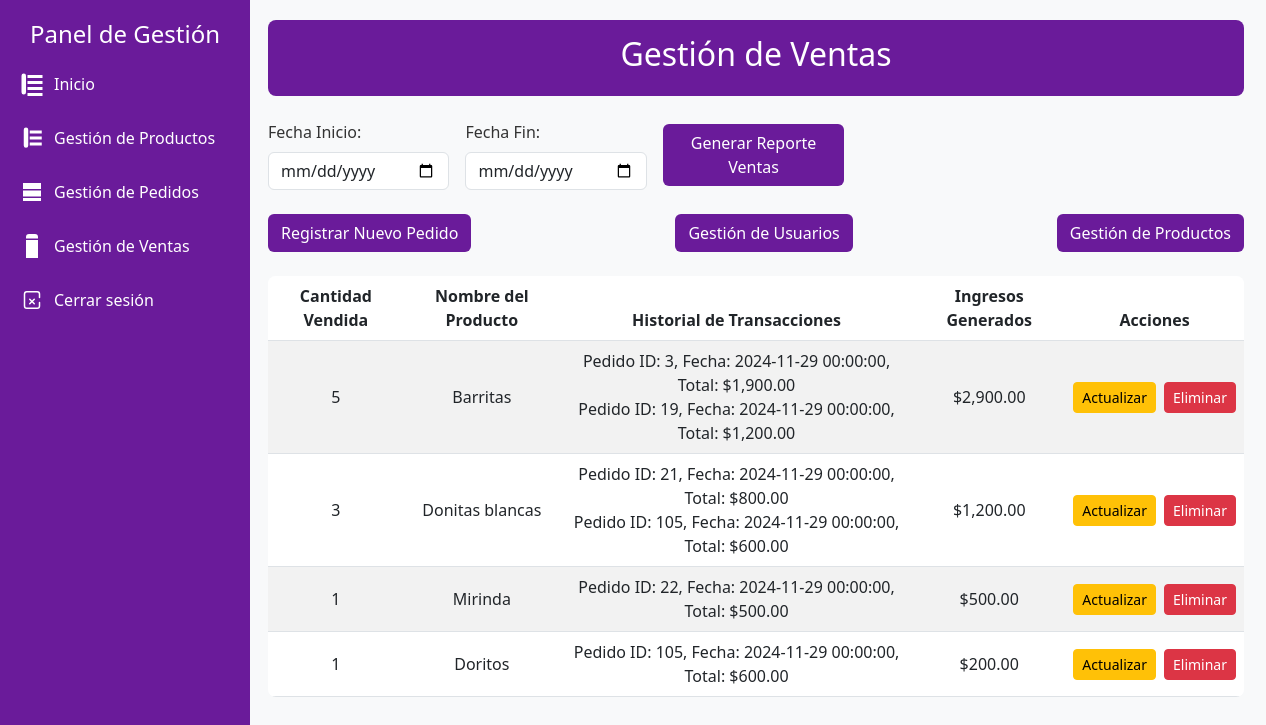
The app's page /gestionventas2.php with its own data.
### tables this page shows
CREATE TABLE `productos` (
  `id` int(11) NOT NULL,
  `producto` varchar(255) NOT NULL,
  `descripcion` text NOT NULL,
  `precio` decimal(10,2) NOT NULL,
  `fecha_vencimiento` date NOT NULL,
  `proveedor` int(11) NOT NULL,
  `categoria_id` int(11) NOT NULL,
  `imagen` varchar(255) DEFAULT NULL,
  `total_vendido` int(11) DEFAULT 0
);

### gestionventas2.php (the view, shortened to what this page needs)
<?php
include 'empleado_layout.php';
$result = false;
try {
    $sql = "
        SELECT
            p.producto AS nombre_producto,
            p.id AS producto_id,
            SUM(dp.cantidad) AS cantidad_vendida,
            GROUP_CONCAT(
                CONCAT('Pedido ID: ', pe.id, ', Fecha: ', DATE_FORMAT(pe.fecha, '%Y-%m-%d %H:%i:%s'), ', Total: $', FORMAT(pe.total, 2))
                ORDER BY pe.fecha ASC SEPARATOR '<br>'
            ) AS historial_transacciones,
            SUM(dp.cantidad * dp.precio_unitario) AS ingresos_generados
        FROM
            detalles_pedido dp
        INNER JOIN
            productos p ON dp.producto_id = p.id
        INNER JOIN
            pedidos pe ON dp.pedido_id = pe.id
        WHERE
            pe.estado = 'Pagado'
        GROUP BY
            p.id, p.producto
        ORDER BY
            ingresos_generados DESC;
    ";
    $result = mysqli_query($conn, $sql);
} catch (Exception $e) {
    $_SESSION['error'] = $e->getMessage();
}
?>
<!DOCTYPE html>
<html lang="es">
<head>
    <link href="https://cdn.jsdelivr.net/npm/bootstrap@5.3.0/dist/css/bootstrap.min.css" rel="stylesheet">
</head>
<body>
<div class="container">
    <div class="header mb-4 text-center">
        <h2>Gestión de Ventas</h2>
    </div>
    <div class="d-flex justify-content-between align-items-center mb-4">
        <form action="reporte_ventas.php" method="GET">
            <div class="row g-3 align-items-center">
                <div class="col-md-4">
                    <label for="fecha_inicio" class="form-label">Fecha Inicio:</label>
                    <input type="date" id="fecha_inicio" name="fecha_inicio" class="form-control" required>
                </div>
                <div class="col-md-4">
                    <label for="fecha_fin" class="form-label">Fecha Fin:</label>
                    <input type="date" id="fecha_fin" name="fecha_fin" class="form-control" required>
                </div>
                <div class="col-md-4 d-flex align-items-end">
                    <button type="submit" class="btn btn-morado w-100">Generar Reporte Ventas</button>
                </div>
            </div>
        </form>
    </div>
    <div class="d-flex justify-content-between align-items-center mb-4">
        <button class="btn btn-morado" onclick="window.location.href='crearpedido2.php'">Registrar Nuevo Pedido</button>
        <button class="btn btn-morado" onclick="window.location.href='gestionusuarios2.php'">Gestión de Usuarios</button>
        <button class="btn btn-morado" onclick="window.location.href='gestionproductos2.php'">Gestión de Productos</button>
    </div>
    <div class="table-responsive">
        <table class="table table-striped align-middle text-center">
            <thead>
                <tr>
                    <th>Cantidad Vendida</th>
                    <th>Nombre del Producto</th>
                    <th>Historial de Transacciones</th>
                    <th>Ingresos Generados</th>
                    <th>Acciones</th>
                </tr>
            </thead>
            <tbody>
                <?php
                if ($result && mysqli_num_rows($result) > 0) {
                    while ($row = mysqli_fetch_assoc($result)) {
                        echo "<tr id='row-{$row['producto_id']}'>
                            <td>{$row['cantidad_vendida']}</td>
                            <td>{$row['nombre_producto']}</td>
                            <td>{$row['historial_transacciones']}</td>
                            <td>$" . number_format($row['ingresos_generados'], 2) . "</td>
                            <td>
                                <div class='d-flex justify-content-center gap-2'>
                                    <button class='btn btn-warning btn-sm' onclick=\"window.location.href='actualizarventa2.php?nombre={$row['nombre_producto']}'\">Actualizar</button>
                                    <button class='btn btn-danger btn-sm' onclick=\"confirmarEliminarVenta({$row['producto_id']})\">Eliminar</button>
                                </div>
                            </td>
                        </tr>";
                    }
                } else {
                    echo "<tr><td colspan='5'>No se encontraron datos.</td></tr>";
                }
                ?>
            </tbody>
        </table>
    </div>
</div>
</body>
</html>

### empleado_layout.php (style rules this page uses)
body { background-color: #f8f9fa; }

### gestionventas2.php (style rules this page uses)
body { background-color: #f8f9fa; color: #333; }
.container { margin-top: 20px; max-width: 1000px; margin-left: 16rem; }
.header { background-color: #6a1b9a; color: white; padding: 15px; border-radius: 8px; }
.btn-morado { background-color: #6a1b9a; color: white; }
table { background-color: white; border-radius: 8px; overflow: hidden; }
th { background-color: #6a1b9a; color: white; }

### records on screen
productos: cantidad_vendida "5", producto "Barritas", historial_transacciones "Pedido ID: 3, Fecha: 2024-11-29 00:00:00, Total: $1,900.00 Pedido ID: 19, Fecha: 2024-11-29 00:00:00, Total: $1,200.00", ingresos_generados "2,900.00"
productos: cantidad_vendida "3", producto "Donitas blancas", historial_transacciones "Pedido ID: 21, Fecha: 2024-11-29 00:00:00, Total: $800.00 Pedido ID: 105, Fecha: 2024-11-29 00:00:00, Total: $600.00", ingresos_generados "1,200.00"
productos: cantidad_vendida "1", producto "Mirinda", historial_transacciones "Pedido ID: 22, Fecha: 2024-11-29 00:00:00, Total: $500.00", ingresos_generados "500.00"
productos: cantidad_vendida "1", producto "Doritos", historial_transacciones "Pedido ID: 105, Fecha: 2024-11-29 00:00:00, Total: $600.00", ingresos_generados "200.00"
